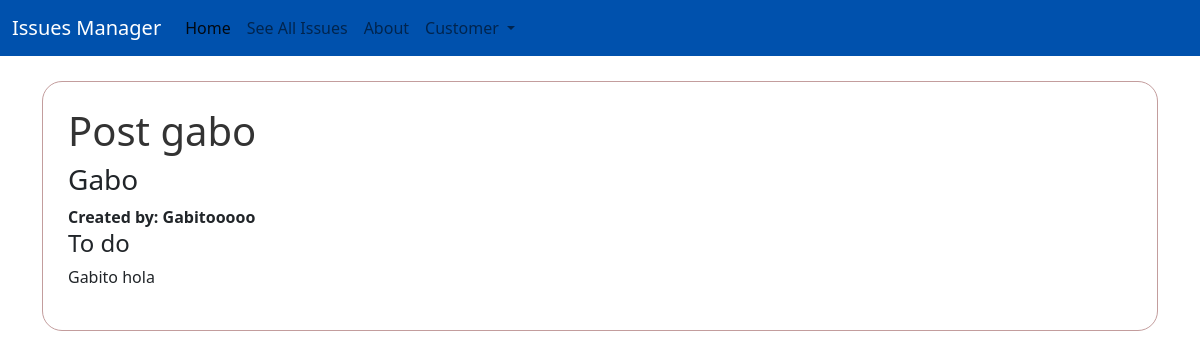
Page /issues/2/ (signed in) on the committed database.
### accounts/models.py (models this page shows)
class CustomUser(AbstractUser):
    role = models.ForeignKey(
        Role,
        on_delete=models.CASCADE,
        blank = True,
        null = True
    )

class Role(models.Model):
    name = models.CharField(max_length=128)
    def __str__(self):
        return self.name

### issues/models.py (models this page shows, shortened)
class Issues(models.Model):
    title = models.CharField(max_length=256)
    summary = models.CharField(max_length=512)
    description = models.TextField()
    status = models.ForeignKey(
        Status,
        on_delete=models.CASCADE,
        default = 1
    )
    requester = models.ForeignKey(
        get_user_model(),
        on_delete=models.CASCADE,
        related_name = "requester"
    )
    assignee = models.ForeignKey(
        get_user_model(),
        on_delete=models.CASCADE,
        blank=True, null=True,
        related_name = "assignee",
        default = 1
    )

class Status(models.Model):
    name = models.CharField(max_length=128)
    description = models.CharField(max_length=256)
    def __str__(self):
        return self.name

### issues/views.py (the view)
# urls.py: path('<int:pk>/', IssueDetailView.as_view(), name='detail'),
class IssueDetailView(DetailView):
    template_name = "issues/detail.html"
    model = Issues

### templates/issues/detail.html (shortened to what this page needs)
{% extends 'base.html' %}
{% block content %}
<div class="post-detail">
    <h1>{{ issues.title }}</h1>
    <h3>{{ issues.summary }}</h3>
    <strong>Created by: {{ issues.requester }}</strong>
    <h4>{{ issues.status }}</h4>
    <p>{{ issues.description }}</p>
</div>
{% endblock content %}

### templates/base.html (shortened to what this page needs)
{%load static %}
<!DOCTYPE html>
<html lang="en">
<head>
    <link href="https://cdn.jsdelivr.net/npm/bootstrap@5.2.1/dist/css/bootstrap.min.css" rel="stylesheet">
    <link rel="stylesheet" href="https://cdn.jsdelivr.net/npm/bootstrap-icons@1.9.1/font/bootstrap-icons.css">
    <link rel="stylesheet" href="{% static 'css/style.css' %}">
</head>
<body>
    <nav class="navbar navbar-expand-lg">
        <div class="container-fluid">
            <a class="navbar-brand" href="{% url 'home' %}">Issues Manager</a>
            <div class="collapse navbar-collapse" id="navbarNav">
            <ul class="navbar-nav">
                <li class="nav-item">
                <a class="nav-link active" aria-current="page" href="{% url 'home' %}">Home</a>
                <li class="nav-item">
                    <a class="nav-link" href="{% url 'list' %}">See All Issues</a>
                </li>
                <li class="nav-item">
                    <a class="nav-link" href="{% url 'about' %}">About</a>
                </li>
                {% if user.is_authenticated %}
                <li class="nav-item dropdown">
                    <a class="nav-link dropdown-toggle" href="#" role="button" data-bs-toggle="dropdown" aria-expanded="false">
                      {{user.role}}
                    </a>
                  </li>
                {% endif %}
            </ul>
            </div>
        </div>
    </nav>
    <div class="container">
        {% block content %}
        {% endblock content %}
    </div>
</body>
</html>

### static/css/style.css (style rules this page uses)
.post-detail { border: 1px solid rgb(195, 157, 157); border-radius: 20px; padding: 25px; }
.container { margin-top: 25px; }
h1 { color: rgb(51, 51, 51); }
nav { background-color: rgb(0, 81, 173); }
a.navbar-brand, a.nav-link.active { color: white; }

### rows in the picture
CustomUser: role "Customer"
Issues: title "Post gabo", summary "Gabo", requester "Gabitooooo", status "To do", description "Gabito hola"
